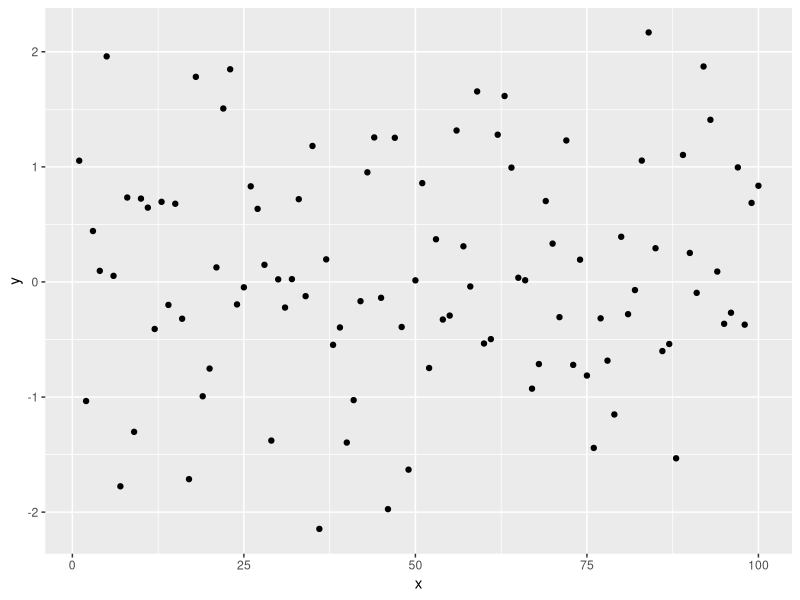

Reproduce this figure in R.
#--------------------------------------------------------------
#- Filename: sample
#- Author: luke
#- Date: 4/29
#- Description: sample project
#--------------------------------------------------------------

#- [0] dependencies --------------------------------------------------------------------------------
library("tidyverse")

#- [1] stuff --------------------------------------------------------------------------------
1:100 %>% 
  tibble(x = .) %>% 
  cbind(y = rnorm(100)) %>% 
  ggplot(aes(x, y)) +
  geom_point()
  
